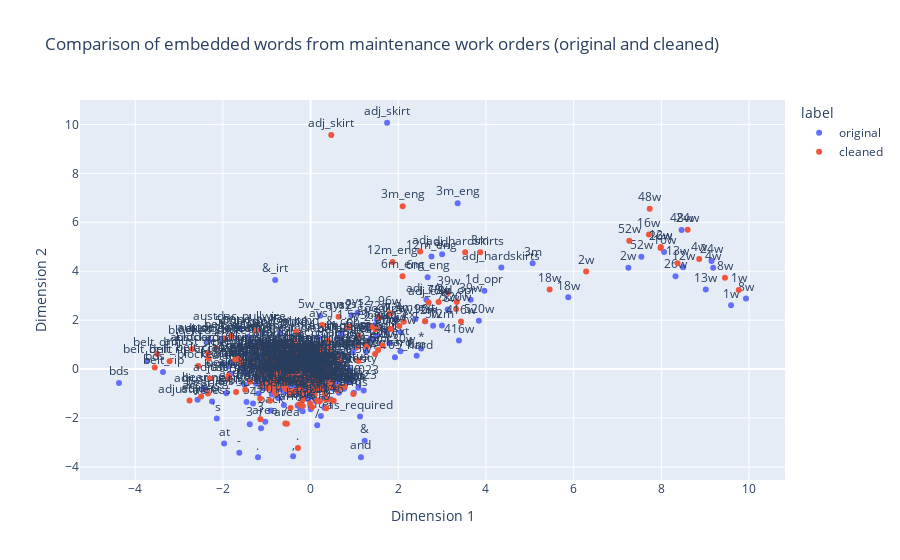

The notebook cell this image was saved under:
### Code cell
fig_embed_comparison = px.scatter(
    df_embed_comparison.sort_values(by="word").iloc[:500],  # .sample(500),
    x="x",
    y="y",
    text="word",
    title="Comparison of embedded words from maintenance work orders (original and cleaned)",
    color="label",
)
fig_embed_comparison.update_traces(textposition="top center")
fig_embed_comparison.update_layout(xaxis_title="Dimension 1", yaxis_title="Dimension 2")
fig_embed_comparison.show()

### Figure 1 — Plotly figure (JSON) as saved in the notebook; plotly's stock layout.template omitted (floating-point values rounded to 4 significant figures; data arrays with more than 128 entries replaced by an {"elided": "..."} marker saying what was removed)
{"data": [{"hovertemplate": "label=original<br>x=%{x}<br>y=%{y}<br>word=%{text}<extra></extra>", "legendgroup": "original", "marker": {"color": "#636efa", "symbol": "circle"}, "mode": "markers+text", "name": "original", "orientation": "v", "showlegend": true, "text": {"elided": "276 str values"}, "textposition": "top center", "type": "scatter", "x": {"elided": "276 float values"}, "xaxis": "x", "y": {"elided": "276 float values"}, "yaxis": "y"}, {"hovertemplate": "label=cleaned<br>x=%{x}<br>y=%{y}<br>word=%{text}<extra></extra>", "legendgroup": "cleaned", "marker": {"color": "#EF553B", "symbol": "circle"}, "mode": "markers+text", "name": "cleaned", "orientation": "v", "showlegend": true, "text": {"elided": "224 str values"}, "textposition": "top center", "type": "scatter", "x": {"elided": "224 float values"}, "xaxis": "x", "y": {"elided": "224 float values"}, "yaxis": "y"}], "layout": {"legend": {"title": {"text": "label"}, "tracegroupgap": 0}, "title": {"text": "Comparison of embedded words from maintenance work orders (original and cleaned)"}, "xaxis": {"anchor": "y", "domain": [0, 1], "title": {"text": "Dimension 1"}}, "yaxis": {"anchor": "x", "domain": [0, 1], "title": {"text": "Dimension 2"}}}}
